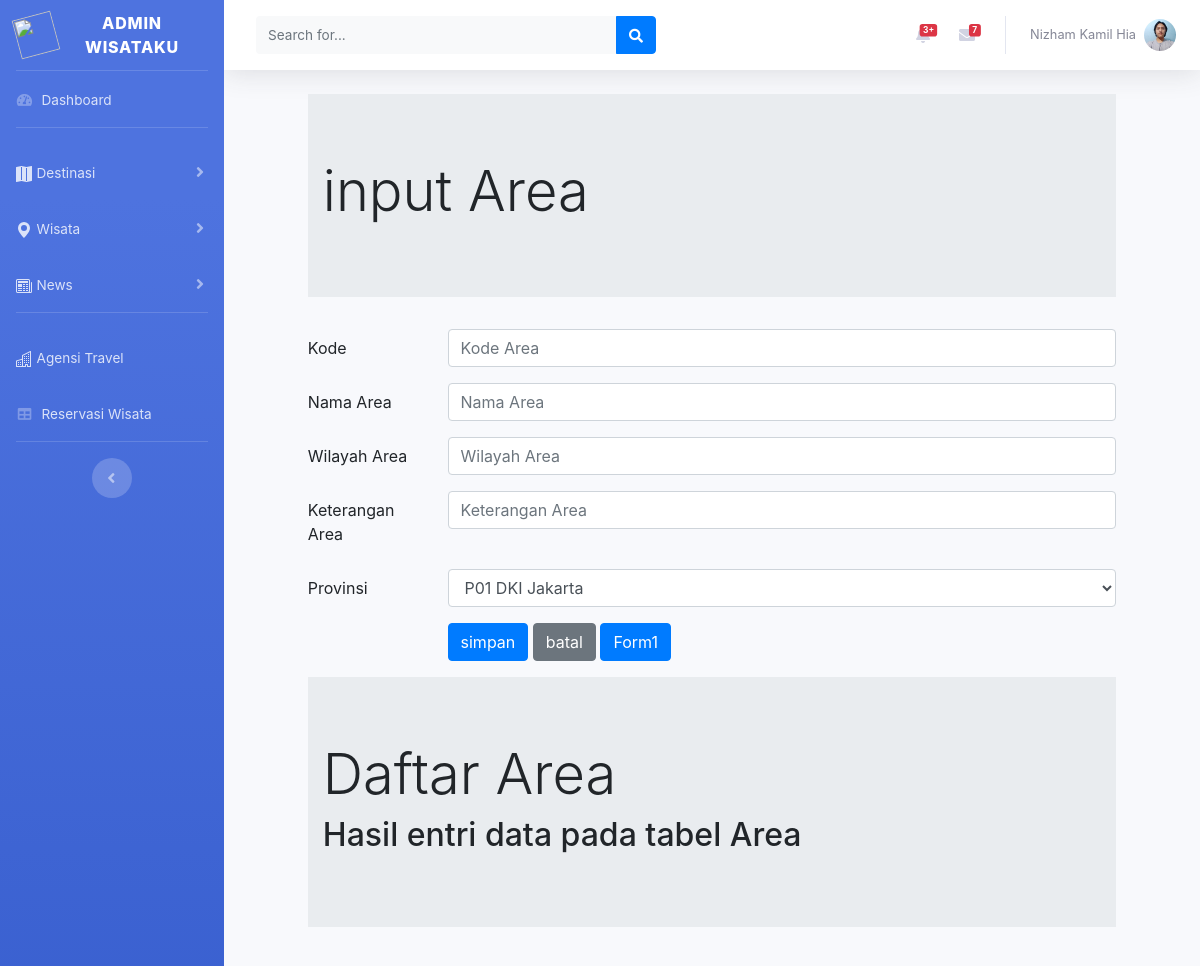
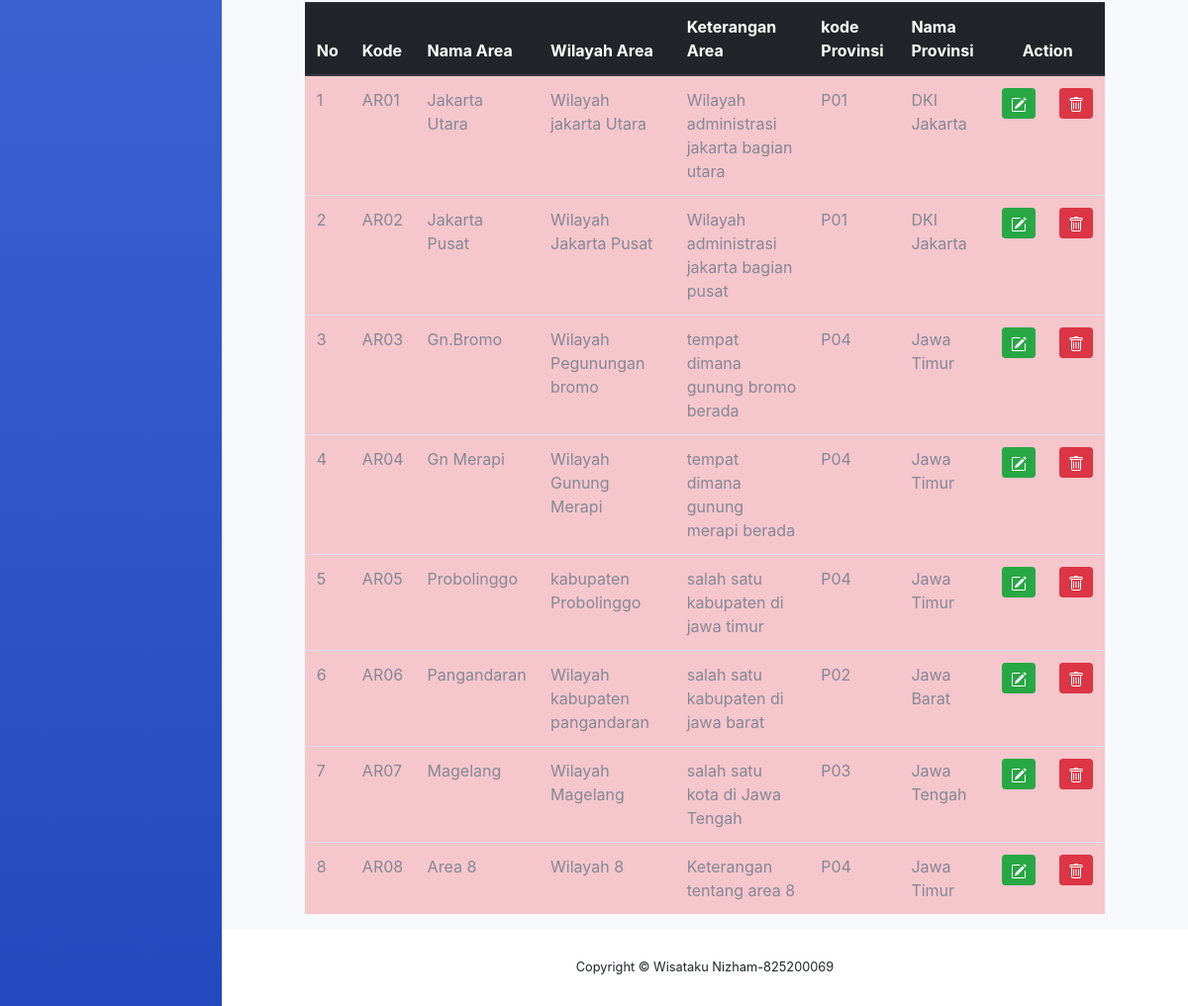
The page /Backend/AreaInput.php on the database its author committed (2 pictures, top to bottom).
### tables this page shows
CREATE TABLE `area` (
  `areaID` char(4) NOT NULL,
  `arenaNama` char(35) NOT NULL,
  `areaWilayah` char(35) NOT NULL,
  `areaKeterangan` varchar(255) NOT NULL,
  `provinsiID` char(10) NOT NULL
);

CREATE TABLE `provinsi` (
  `provinsiID` char(4) NOT NULL,
  `provinsiNama` char(35) NOT NULL,
  `provinsiTglBerdiri` date NOT NULL
);

### Backend/AreaInput.php (the view, shortened to what this page needs)
<!DOCTYPE html>
<html lang="en">
<?php include "header.php";?>
<?php
    include "includes/config.php";
 $dataprovinsi = mysqli_query($con,"SELECT * FROM provinsi");
?>
<head>
    <link rel="stylesheet" type="text/css" href="css/bootstrap.min.css">
    <link rel="stylesheet" type="text/css"
        href="https://cdnjs.cloudflare.com/ajax/libs/select2/4.0.3/css/select2.min.css">
</head>
<body>
    <div class="row">
        <div class="col-sm-1"></div>
        <div class="col-sm-10">
            <div class="jumbotron jumbotron-fluid">
                <div class="container">
                    <h1 class="display-4">input Area</h1>
                </div>
            </div>
            <form method="POST">
                <div class="form-group row">
                    <label for="kodedestinasi" class="col-sm-2 col-form-label">Kode</label>
                    <div class="col-sm-10">
                        <input type="text" class="form-control" name="kodeArea" id="kodedestinasi"
                            placeholder="Kode Area" maxlength="4" required>
                    </div>
                </div>
                <div class="form-group row">
                    <label for="namadestinasi" class="col-sm-2 col-form-label">Nama Area</label>
                    <div class="col-sm-10">
                        <input type="text" class="form-control" name="namaArea" id="namadestinasi"
                            placeholder="Nama Area">
                    </div>
                </div>
                <div class="form-group row">
                    <label for="alamat" class="col-sm-2 col-form-label">Wilayah Area</label>
                    <div class="col-sm-10">
                        <input type="text" class="form-control" name="wilayahArea" id="alamat"
                            placeholder="Wilayah Area">
                    </div>
                </div>
                <div class="form-group row">
                    <label for="alamat" class="col-sm-2 col-form-label">Keterangan Area</label>
                    <div class="col-sm-10">
                        <input type="text" class="form-control" name="keteranganArea" id="alamat"
                            placeholder="Keterangan Area">
                    </div>
                </div>
                <div class="form-group row">
                    <label for="kodereferensi" class="col-sm-2 col-form-label">Provinsi</label>
                    <div class="col-sm-10">
                        <select class="form-control" id="kodekategori" name="kodeProvinsi">
                            <div>
                                <?php  while($row = mysqli_fetch_array($dataprovinsi)){
                        ?>
                                <option value="<?php echo $row["provinsiID"]?>">
                                    <?php echo $row["provinsiID"]?>
                                    <?php echo $row["provinsiNama"]?>
                                </option>
                                <?php } ?>
                            </div>
                        </select>
                    </div>
                </div>
                <div class="form-group row">
                    <div class="col-sm-2"></div>
                    <div class="col-sm-10">
                        <input type="submit" class="btn btn-primary" value="simpan" name="simpan">
                        <input type="reset" class="btn btn-secondary" value="batal" name="batal">
                        <a class="btn btn-primary" href="ProvinsiInput.php" role="button">Form1</a>
                    </div>
                </div>
            </form>
        </div>
        <div class="col-sm-1"></div>
    </div>
    <div class="row">
        <div class="col-sm-1"></div>
        <div class="col-sm-10">
            <div class="jumbotron jumbotron-fluid">
                <div class="container">
                    <h1 class="display-4">Daftar Area</h1>
                    <H2>Hasil entri data pada tabel Area</H2>
                </div>
            </div>
            <form method="POST">
                <div class="form-group row mb-2">
                    <div class="col-sm-6">
                    </div>
                </div>
            </form>
            <table class="table table-hover table-danger">
                <thead class="thead-dark">
                    <tr>
                        <th>No</th>
                        <th>Kode</th>
                        <th>Nama Area</th>
                        <th>Wilayah Area</th>
                        <th>Keterangan Area</th>
                        <th>kode Provinsi</th>
                        <th>Nama Provinsi</th>
                        <th colspan="2" style="text-align: center;">Action</th>
                    </tr>
                </thead>
                <tbody>
                    <?php
                    if(isset($_POST["kirim"])){
                    }else{
                        $query = mysqli_query($con,"SELECT area.*,provinsi.*
                        FROM area,provinsi
                        WHERE area.provinsiID = provinsi.provinsiID");
                    }
                    $nomor = 1;
                    while ($row = mysqli_fetch_array($query)){
                    ?>
                    <tr>
                        <td><?php echo $nomor;?></td>
                        <td><?php echo $row['areaID'];?></td>
                        <td><?php echo $row['arenaNama'];?></td>
                        <td><?php echo $row['areaWilayah'];?></td>
                        <td><?php echo $row['areaKeterangan'];?></td>
                        <td><?php echo $row['provinsiID'];?></td>
                        <td><?php echo $row['provinsiNama'];?></td>
                        <td> <a href="areaUbah.php?ubah=<?php echo $row['areaID']?>" class="btn btn-success btn-sm"
                                title="EDIT">
                                </a></td>
                        <td><a href="areaHapus.php?hapus=<?php echo $row['areaID']?>" class="btn btn-danger btn-sm"
                                title="DELETE">
                            </a>
                        </td>
                        <?php $nomor = $nomor + 1;?>
                    </tr>
                    <?php
                    }
                    ?>
                </tbody>
            </table>
        </div>
        <div class="col-sm-1"></div>
    </div>
</body>
<?php include "footer.php"?>
</html>

### Backend/header.php (shortened to what this page needs)
<head>
    <link href="vendor/fontawesome-free/css/all.min.css" rel="stylesheet" type="text/css">
    <link href="css/sb-admin-2.min.css" rel="stylesheet">
    <link href="vendor/datatables/dataTables.bootstrap4.min.css" rel="stylesheet">
</head>
<body id="page-top">
    <div id="wrapper">
        <ul class="navbar-nav bg-gradient-primary sidebar sidebar-dark accordion" id="accordionSidebar">
            <a class="sidebar-brand d-flex align-items-center justify-content-center" href="index.php">
                <div class="sidebar-brand-icon rotate-n-15">
                    <img src="https://img.icons8.com/pastel-glyph/64/ffffff/sunbathe.png" width="40px" height="40px" />
                </div>
                <div class="sidebar-brand-text mx-3">ADMIN WISATAKU</div>
            </a>
            <hr class="sidebar-divider my-0">
            <li class="nav-item">
                <a class="nav-link" href="index.php">
                    <i class="fas fa-fw fa-tachometer-alt"></i>
                    <span>Dashboard</span></a>
            </li>
            <hr class="sidebar-divider">
            <li class="nav-item">
                <a class="nav-link collapsed" href="#" data-toggle="collapse" data-target="#collapseTwo"
                    aria-expanded="true" aria-controls="collapseTwo">
                    <span>Destinasi</span>
                </a>
            </li>
            <li class="nav-item">
                <a class="nav-link collapsed" href="#" data-toggle="collapse" data-target="#collapseUtilities"
                    aria-expanded="true" aria-controls="collapseUtilities">
                    <svg xmlns="http://www.w3.org/2000/svg" width="16" height="16" fill="currentColor"
                        class="bi bi-geo-alt-fill" viewBox="0 0 16 16">
                        <path
                            d="M8 16s6-5.686 6-10A6 6 0 0 0 2 6c0 4.314 6 10 6 10zm0-7a3 3 0 1 1 0-6 3 3 0 0 1 0 6z" />
                    </svg>
                    <span>Wisata</span>
                </a>
            </li>
            <li class="nav-item">
                <a class="nav-link collapsed" href="#" data-toggle="collapse" data-target="#collapseNews"
                    aria-expanded="true" aria-controls="collapseNews">
                    <span>News</span>
                </a>
            </li>
            <hr class="sidebar-divider">
            <li class="nav-item">
                <a class="nav-link" href="travelAgency.php">
                    <span>Agensi Travel</span></a>
            </li>
            <li class="nav-item ">
                <a class="nav-link" href="reservasi.php">
                    <i class="fas fa-fw fa-table"></i>
                    <span>Reservasi Wisata</span></a>
            </li>
            <hr class="sidebar-divider d-none d-md-block">
            <div class="text-center d-none d-md-inline">
                <button class="rounded-circle border-0" id="sidebarToggle"></button>
            </div>
        </ul>
        <div id="content-wrapper" class="d-flex flex-column">
            <div id="content">
                <nav class="navbar navbar-expand navbar-light bg-white topbar mb-4 static-top shadow">
                    <form
                        class="d-none d-sm-inline-block form-inline mr-auto ml-md-3 my-2 my-md-0 mw-100 navbar-search">
                        <div class="input-group">
                            <input type="text" class="form-control bg-light border-0 small" placeholder="Search for..."
                                aria-label="Search" aria-describedby="basic-addon2">
                            <div class="input-group-append">
                                <button class="btn btn-primary" type="button">
                                    <i class="fas fa-search fa-sm"></i>
                                </button>
                            </div>
                        </div>
                    </form>
                    <ul class="navbar-nav ml-auto">
                        <li class="nav-item dropdown no-arrow mx-1">
                            <a class="nav-link dropdown-toggle" href="#" id="alertsDropdown" role="button"
                                data-toggle="dropdown" aria-haspopup="true" aria-expanded="false">
                                <span class="badge badge-danger badge-counter">3+</span>
                            </a>
                        </li>
                        <li class="nav-item dropdown no-arrow mx-1">
                            <a class="nav-link dropdown-toggle" href="#" id="messagesDropdown" role="button"
                                data-toggle="dropdown" aria-haspopup="true" aria-expanded="false">
                                <i class="fas fa-envelope fa-fw"></i>
                                <span class="badge badge-danger badge-counter">7</span>
                            </a>
                        </li>
                        <li class="nav-item dropdown no-arrow">
                            <a class="nav-link dropdown-toggle" href="#" id="userDropdown" role="button"
                                data-toggle="dropdown" aria-haspopup="true" aria-expanded="false">
                                <span class="mr-2 d-none d-lg-inline text-gray-600 small">Nizham Kamil Hia</span>
                                <img class="img-profile rounded-circle" src="images/PP.jpg">
                            </a>
                        </li>
                    </ul>
                </nav>

### Backend/footer.php (shortened to what this page needs)
</div>
<footer class="sticky-footer bg-white">
    <div class="container my-auto">
        <div class="copyright text-center my-auto">
            <span>Copyright &copy; Wisataku Nizham-825200069</span>
        </div>
    </div>
</footer>
</div>
</div>
</body>
</html>

### rows shown on the page
area: areaID "AR01", arenaNama "Jakarta Utara", areaWilayah "Wilayah jakarta Utara", areaKeterangan "Wilayah administrasi jakarta bagian utara", provinsiID.provinsiID "P01", provinsiID.provinsiNama "DKI Jakarta"
area: areaID "AR02", arenaNama "Jakarta Pusat", areaWilayah "Wilayah Jakarta Pusat", areaKeterangan "Wilayah administrasi jakarta bagian pusat", provinsiID.provinsiID "P01", provinsiID.provinsiNama "DKI Jakarta"
area: areaID "AR03", arenaNama "Gn.Bromo", areaWilayah "Wilayah Pegunungan bromo", areaKeterangan "tempat dimana gunung bromo berada", provinsiID.provinsiID "P04", provinsiID.provinsiNama "Jawa Timur"
area: areaID "AR04", arenaNama "Gn Merapi", areaWilayah "Wilayah Gunung Merapi", areaKeterangan "tempat dimana gunung merapi berada", provinsiID.provinsiID "P04", provinsiID.provinsiNama "Jawa Timur"
area: areaID "AR05", arenaNama "Probolinggo", areaWilayah "kabupaten Probolinggo", areaKeterangan "salah satu kabupaten di jawa timur", provinsiID.provinsiID "P04", provinsiID.provinsiNama "Jawa Timur"
area: areaID "AR06", arenaNama "Pangandaran", areaWilayah "Wilayah kabupaten pangandaran", areaKeterangan "salah satu kabupaten di jawa barat", provinsiID.provinsiID "P02", provinsiID.provinsiNama "Jawa Barat"
area: areaID "AR07", arenaNama "Magelang", areaWilayah "Wilayah Magelang", areaKeterangan "salah satu kota di Jawa Tengah", provinsiID.provinsiID "P03", provinsiID.provinsiNama "Jawa Tengah"
area: areaID "AR08", arenaNama "Area 8", areaWilayah "Wilayah 8", areaKeterangan "Keterangan tentang area 8", provinsiID.provinsiID "P04", provinsiID.provinsiNama "Jawa Timur"

### other values the page prints
form field kodeProvinsi "P01 DKI Jakarta"
